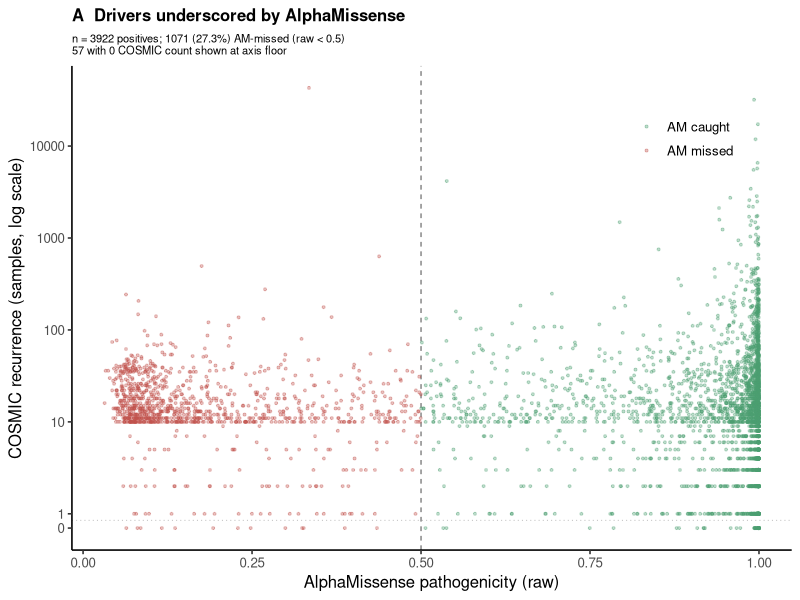
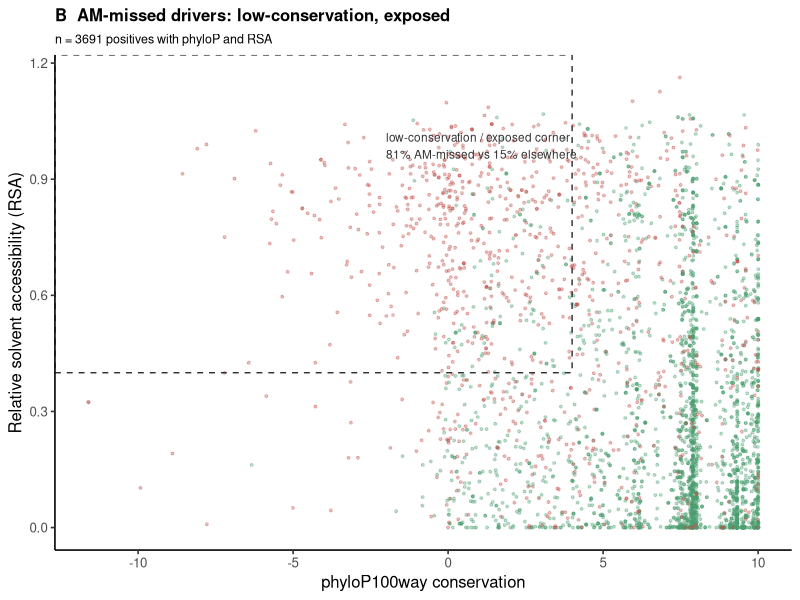
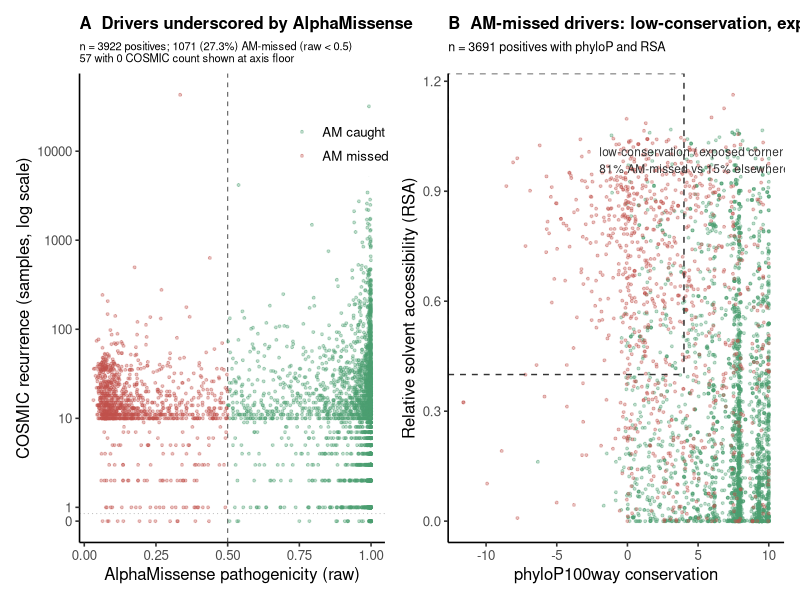
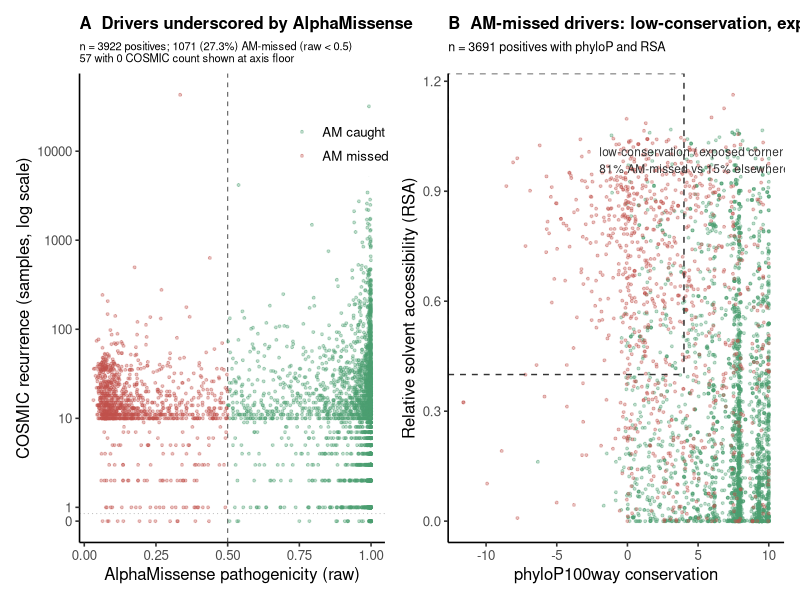

The R source for these figures, in order:
# Figure 2 regeneration — unified set N=3,922 oncogenic positives (replaces old build 2,415)
# input : fig2_master_3922.tsv  (located alongside in paper_handoff/revision/)
# def   : AM-missed = AlphaMissense raw pathogenicity < 0.5  (1,071 / 3,922 = 27.3%)
# corner: phyloP100way < 4 & RSA > 0.4  ->  81% missed vs 15% elsewhere (S6 recomputed)
# usage : run from the same folder (or adjust paths)

library(ggplot2)
has_patchwork <- requireNamespace("patchwork", quietly = TRUE)  # for combined save (optional)

df <- read.delim("fig2_master_3922.tsv", stringsAsFactors = FALSE)
df$AM_status <- factor(df$AM_status, levels = c("AM caught", "AM missed"))
cols <- c("AM caught" = "#4C9F70", "AM missed" = "#C0504D")

N   <- nrow(df)                                  # 3922
nm  <- sum(df$AM_status == "AM missed")          # 1071
pct <- round(100 * nm / N, 1)                    # 27.3

# ---------------- Fig 2A : AM raw pathogenicity vs COSMIC recurrence ----------------
# y=recurrence count is highly skewed, so log10 scale. x=AM raw, vertical line at 0.5 (=missed cut).
# COSMIC recurrence=0 (positives labeled by hotspot/CIViC only, n=57) shown at log-axis floor (0.7).
n0 <- sum(df$cosmic_sample_count == 0)
df$rec_disp <- ifelse(df$cosmic_sample_count == 0, 0.7, df$cosmic_sample_count)
a <- ggplot(df, aes(am_pathogenicity, rec_disp, color = AM_status)) +
  geom_hline(yintercept = 0.85, linetype = "dotted", color = "grey70", linewidth = 0.3) +
  geom_vline(xintercept = 0.5, linetype = "dashed", color = "grey40", linewidth = 0.4) +
  geom_point(size = 0.7, alpha = 0.35) +
  scale_color_manual(values = cols, name = NULL) +
  scale_y_log10(breaks = c(0.7, 1, 10, 100, 1000, 10000),
                labels = c("0", "1", "10", "100", "1000", "10000")) +
  labs(x = "AlphaMissense pathogenicity (raw)",
       y = "COSMIC recurrence (samples, log scale)",
       title = "A  Drivers underscored by AlphaMissense",
       subtitle = sprintf("n = %d positives; %d (%.1f%%) AM-missed (raw < 0.5)\n%d with 0 COSMIC count shown at axis floor",
                           N, nm, pct, n0)) +
  theme_classic(base_size = 12) +
  theme(legend.position = c(0.85, 0.85),
        plot.title = element_text(face = "bold", size = 12),
        plot.subtitle = element_text(size = 8))

# ---------------- Fig 2B : phyloP vs RSA + low-conservation/exposed corner ----------------
d2 <- df[!is.na(df$phyloP100way) & !is.na(df$struct_rsa), ]   # N = 3691
d2$corner <- d2$phyloP100way < 4 & d2$struct_rsa > 0.4
mi <- round(100 * mean(d2$AM_status[d2$corner]  == "AM missed"), 0)   # 81
mo <- round(100 * mean(d2$AM_status[!d2$corner] == "AM missed"), 0)   # 15

b <- ggplot(d2, aes(phyloP100way, struct_rsa, color = AM_status)) +
  geom_point(size = 0.7, alpha = 0.35) +
  # corner rectangle (phyloP<4 & RSA>0.4)
  annotate("rect", xmin = -Inf, xmax = 4, ymin = 0.4, ymax = Inf,
           fill = NA, color = "grey20", linetype = "dashed", linewidth = 0.5) +
  annotate("text", x = -2, y = 1.02, hjust = 0, vjust = 1, size = 3, color = "grey20",
           label = sprintf("low-conservation / exposed corner\n%d%% AM-missed vs %d%% elsewhere",
                           mi, mo)) +
  scale_color_manual(values = cols, name = NULL) +
  labs(x = "phyloP100way conservation", y = "Relative solvent accessibility (RSA)",
       title = "B  AM-missed drivers: low-conservation, exposed",
       subtitle = sprintf("n = %d positives with phyloP and RSA", nrow(d2))) +
  theme_classic(base_size = 12) +
  theme(legend.position = "none",
        plot.title = element_text(face = "bold", size = 12),
        plot.subtitle = element_text(size = 9))

cat(sprintf("Fig2A: N=%d, AM-missed=%d (%.1f%%)\n", N, nm, pct))
cat(sprintf("Fig2B corner(phyloP<4 & RSA>0.4): %d%% missed vs %d%% elsewhere (N=%d)\n",
            mi, mo, nrow(d2)))

# individual save
ggsave("fig2A_scatter_3922.pdf", a, width = 5.2, height = 4.5)
ggsave("fig2B_corner_3922.pdf",  b, width = 5.6, height = 4.5)
# combined (only if patchwork available; otherwise use the individual PDFs above)
if (has_patchwork) {
  combo <- patchwork::wrap_plots(a, b, widths = c(1, 1.1))
  ggsave("fig2_combined_3922.pdf", combo, width = 10.5, height = 4.5)
  ggsave("fig2_combined_3922.png", combo, width = 10.5, height = 4.5, dpi = 300)
} else {
  ggsave("fig2A_scatter_3922.png", a, width = 5.2, height = 4.5, dpi = 300)
  ggsave("fig2B_corner_3922.png",  b, width = 5.6, height = 4.5, dpi = 300)
  cat("patchwork not installed -> saved individual PDF/PNG (for combined, install.packages('patchwork') locally)\n")
}
